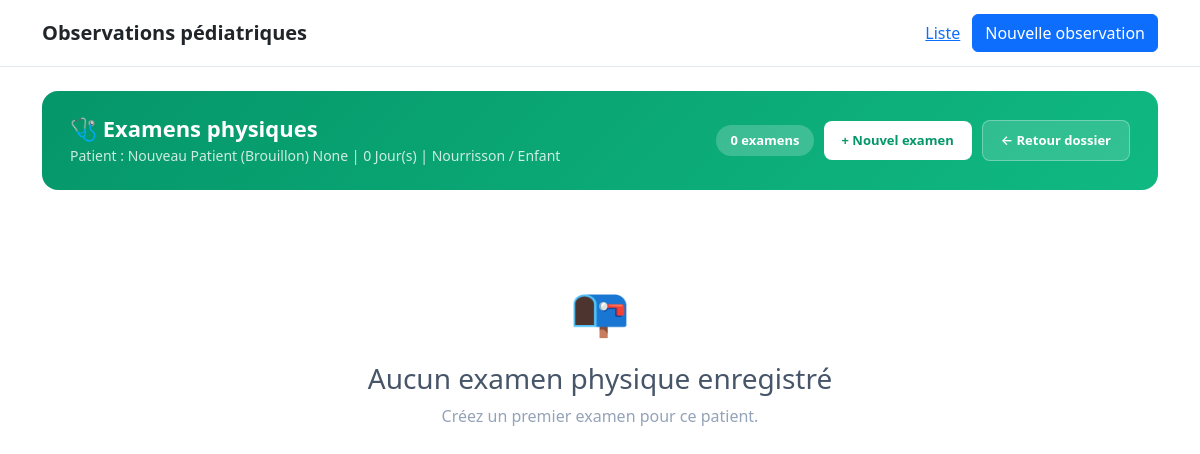
Screenshot of /observations/6/examens-physiques/ with the database file from the repository.
### patient/models.py (models this page shows, shortened)
class ObservationMedicale(models.Model):
    type_observation = models.CharField(
        max_length=10,
        choices=C.TYPE_OBSERVATION_CHOICES,
        verbose_name="Type d'observation",
    )
    nom = models.CharField(
        max_length=255,
        verbose_name="Nom",
    )
    prenoms = models.CharField(
        max_length=255, blank=True, null=True,
        verbose_name="Prénom(s)",
    )
    sexe = models.CharField(
        max_length=1,
        choices=C.SEXE_CHOICES,
        verbose_name="Sexe",
    )
    age_valeur = models.PositiveIntegerField(
        verbose_name="Âge",
    )
    age_unite = models.CharField(
        max_length=10,
        choices=C.AGE_UNITE_CHOICES,
        verbose_name="Unité d'âge",
    )
    date_naissance = models.DateField(
        null=True,
        blank=True,
        verbose_name="Date de naissance",
    )
    adresse = models.TextField(
        null=True,
        blank=True,
        verbose_name="Adresse",
    )
    telephone = models.CharField(
        max_length=50,
        null=True,
        blank=True,
        verbose_name="Contact",
    )
    lit = models.CharField(
        max_length=30,
        null=True,
        blank=True,
        verbose_name="Lit n°",
    )
    date_admission = models.DateField(
        null=True,
        blank=True,
        verbose_name="Date d'entrée / admission",
    )
    motif_admission = models.TextField(
        null=True,
        blank=True,
        verbose_name="Motif d'entrée / admission",
    )
    diagnostic_retenu = models.TextField(
        null=True,
        blank=True,
        verbose_name="Diagnostic retenu",
    )
    created_at = models.DateTimeField(auto_now_add=True)
    updated_at = models.DateTimeField(auto_now=True)
    class Meta:
        verbose_name = "Observation médicale"
        verbose_name_plural = "Observations médicales"
        ordering = ["-created_at"]
    @property
    def age_display(self):
        return f"{self.age_valeur} {self.get_age_unite_display()}"

### patient/views.py (the view, shortened to what this page needs)
@require_GET
def examen_physique_list(request, observation_pk):
    observation = get_object_or_404(ObservationMedicale, pk=observation_pk)
    examens = observation.examens_physiques.all().order_by("-date_heure")
    examens_formatted = []
    context = {
        "observation": observation,
        "examens_formatted": examens_formatted,
        "examens_count": examens.count(),
    }
    return render(request, "patient/examen_physique_list.html", context)

### patient/templates/patient/examen_physique_list.html (shortened to what this page needs)
{% extends "patient/base.html" %}
{% block content %}
<div class="exam-list-header">
    <div>
        <h1>🩺 Examens physiques</h1>
        <div class="subtitle">
            Patient : {{ observation.nom }} {{ observation.prenoms }}
            | {{ observation.age_display }}
            | {{ observation.get_type_observation_display }}
        </div>
    </div>
    <div style="display:flex; gap:10px; align-items:center;">
        <span style="background:rgba(255,255,255,0.2); padding:6px 14px; border-radius:20px; font-size:13px; font-weight:600;">
            {{ examens_count }} examen{{ examens_count|pluralize }}
        </span>
        <a href="{% url 'patient:examen_physique_create' observation.pk %}"
           style="background:#fff; color:#059669; padding:10px 18px; border-radius:8px; text-decoration:none; font-weight:700; font-size:13px;">
            + Nouvel examen
        </a>
        <a href="{% url 'patient:observation_detail' observation.pk %}"
           style="background:rgba(255,255,255,0.15); color:#fff; border:1px solid rgba(255,255,255,0.3); padding:10px 18px; border-radius:8px; text-decoration:none; font-weight:600; font-size:13px;">
            ← Retour dossier
        </a>
    </div>
</div>
{% if examens_formatted %}
    {% for examen_data in examens_formatted %}
        {% with examen=examen_data.instance %}
            <div class="exam-card" id="exam-card-{{ examen.pk }}">
                <div class="exam-card-header" onclick="toggleExamCard({{ examen.pk }})">
                    <div>
                        <div class="exam-date">
                            <div class="exam-icon">🩺</div>
                            <div>
                                {{ examen.date_heure|date:"d/m/Y H:i" }}
                                {% if examen.examine_par %}
                                    <span style="font-weight:400; color:#64748b; font-size:13px;">
                                        — par {{ examen.examine_par }}
                                    </span>
                                {% endif %}
                            </div>
                        </div>
                        <div class="exam-meta">
                            {% if examen_data.has_details %}
                                {{ examen_data.appareils|length }} appareil{{ examen_data.appareils|length|pluralize }} examiné{{ examen_data.appareils|length|pluralize }}
                            {% else %}
                                Pas d'examen par appareil
                            {% endif %}
                        </div>
                    </div>
                    <div style="display:flex; align-items:center;">
                        <div class="vitals-badges">
                            {% if examen.temperature_c %}
                                <span class="vital-badge temp">🌡 {{ examen.temperature_c }}°C</span>
                            {% endif %}
                            {% if examen.frequence_cardiaque %}
                                <span class="vital-badge fc">❤ {{ examen.frequence_cardiaque }}</span>
                            {% endif %}
                            {% if examen.frequence_respiratoire %}
                                <span class="vital-badge fr">🫁 {{ examen.frequence_respiratoire }}</span>
                            {% endif %}
                            {% if examen.saturation_oxygene %}
                                <span class="vital-badge spo2">O₂ {{ examen.saturation_oxygene }}%</span>
                            {% endif %}
                            {% if examen.poids_kg %}
                                <span class="vital-badge poids">⚖ {{ examen.poids_kg }} kg</span>
                            {% endif %}
                            {% if examen.tension_arterielle %}
                                <span class="vital-badge ta">🩸 {{ examen.tension_arterielle }}</span>
                            {% endif %}
                            {% if examen.glycelie %}
                                <span class="vital-badge glycemie">🩸 {{ examen.glycelie }} g/l</span>
                            {% endif %}
                        </div>
                        <a href="{% url 'patient:examen_physique_update' examen.pk %}"
                           onclick="event.stopPropagation();"
                           style="margin-left:12px; padding:6px 12px; border-radius:6px; border:1px solid #e2e8f0; background:#fff; font-size:12px; text-decoration:none; color:#475569;">
                            ✏️ Modifier
                        </a>
                        <span class="toggle-arrow">▼</span>
                    </div>
                </div>
                <div class="exam-card-body">
                    {% if examen.signes_generaux %}
                        <div class="exam-section">
                            <div class="exam-section-title">🌡 Signes généraux</div>
                            <div class="signe-badges">
                                {% for signe in examen.signes_generaux %}
                                    <span class="signe-badge">{{ signe }}</span>
                                {% endfor %}
                            </div>
                        </div>
                    {% endif %}
                    {% if examen.signes_fonctionnels %}
                        <div class="exam-section">
                            <div class="exam-section-title">📝 Signes fonctionnels</div>
                            <div class="signe-badges">
                                {% for signe in examen.signes_fonctionnels %}
                                    <span class="signe-badge fonctionnel">{{ signe }}</span>
                                {% endfor %}
                            </div>
                        </div>
                    {% endif %}
                    {% if examen_data.appareils %}
                        <div class="exam-section">
                            <div class="exam-section-title">🔬 Examen par appareil</div>
                            {% for appareil in examen_data.appareils %}
                                <div class="appareil-block" id="appareil-{{ examen.pk }}-{{ appareil.key }}">
                                    <div class="appareil-block-header"
                                         onclick="toggleAppareil({{ examen.pk }}, '{{ appareil.key }}')">
                                        <span>
                                            <span class="appareil-icon">{{ appareil.icon }}</span>
                                            {{ appareil.title }}
                                        </span>
                                        <span class="toggle-arrow">▼</span>
                                    </div>
                                    <div class="appareil-block-body">
                                        {% for categorie in appareil.categories %}
                                            {% if categorie.title %}
                                                <div class="categorie-title">{{ categorie.title }}</div>
                                            {% endif %}
                                            <div class="categorie-lines">
                                                {% for line in categorie.lines %}
                                                    <div class="categorie-line">
                                                        {% if ":" in line %}
                                                            <span class="line-label">{{ line|cut:"▸ "|truncatechars:50 }}</span>
                                                        {% else %}
                                                            {{ line }}
                                                        {% endif %}
                                                    </div>
                                                {% endfor %}
                                            </div>
                                        {% endfor %}
                                    </div>
                                </div>
                            {% endfor %}
                        </div>
                    {% endif %}
                    {% if examen.exceptions %}
                        <div class="exam-exception">
                            ⚠️ <strong>Exceptions :</strong> {{ examen.exceptions }}
                        </div>
                    {% endif %}
                    {% if examen.conclusion %}
                        <div class="exam-conclusion">
                            ✅ <strong>Conclusion :</strong> {{ examen.conclusion }}
                        </div>
                    {% endif %}
                </div>
            </div>
        {% endwith %}
    {% endfor %}
{% else %}
    <div class="empty-state">
        <div class="empty-icon">📭</div>
        <h3>Aucun examen physique enregistré</h3>
        <p>Créez un premier examen pour ce patient.</p>
    </div>
{% endif %}
{% endblock %}

### patient/templates/patient/base.html (style rules this page uses)
:root { --primary: #2563eb; --primary-dark: #1d4ed8; --secondary: #64748b; --danger: #dc2626; --success: #16a34a; --warning: #d97706; --info: #0891b2; --bg: #f8fafc; --card: #ffffff; --border: #e2e8f0; --text: #0f172a; --muted: #64748b; }
* { box-sizing: border-box; }
body { margin: 0; font-family: Arial, Helvetica, sans-serif; background: var(--bg); color: var(--text); line-height: 1.45; }

### patient/templates/patient/examen_physique_list.html (style rules this page uses)
.exam-list-header { background: linear-gradient(135deg, #059669 0%, #10b981 100%); border-radius: 16px; padding: 24px 28px; color: #fff; margin-bottom: 24px; display: flex; justify-content: space-between; align-items: center; flex-wrap: wrap; gap: 16px; }
.exam-list-header h1 { margin: 0; font-size: 22px; font-weight: 800; }
.exam-list-header .subtitle { color: rgba(255,255,255,0.8); font-size: 14px; margin-top: 4px; }
.empty-state { text-align: center; padding: 60px 20px; color: #94a3b8; }
.empty-state .empty-icon { font-size: 48px; margin-bottom: 16px; }
.empty-state h3 { color: #475569; margin-bottom: 8px; }

### rows the page displays
ObservationMedicale: nom "Nouveau Patient (Brouillon)", prenoms "None", age_display "0 Jour(s)", type_observation "Nourrisson / Enfant"

### other values shown
{{ examens_count }} "0"
